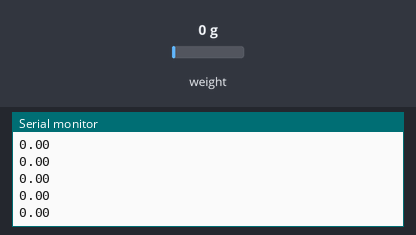
Recording of a sketch running on a simulated Arduino Uno, built with avr-gcc and run on an emulated ATmega328P. Parts: the last lines printed to the serial monitor. The test bench sets the inputs (shaded band); at power-on: weight on the scale 0 g.

Above: at 1.6 s.
1.7 s: weight on the scale set to 100 g
At 2.8 s:
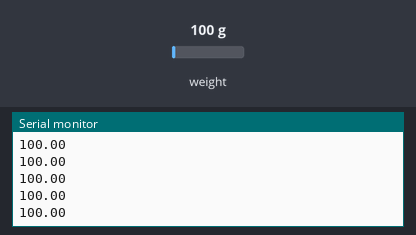
3.2 s: weight on the scale set to 1250 g
At 4.3 s:
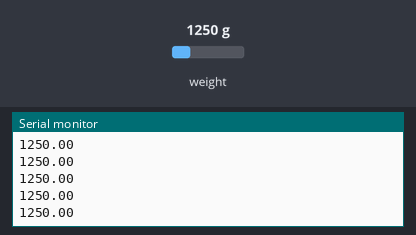
Timing chart, 0 to 6.2 s (numbered marks = the images above; inputs shaded):
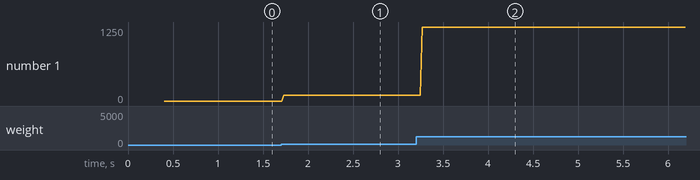

Measured:
- after the input at 1.7 s, the serial monitor: prints a new line at once (image 1)
- after the input at 3.2 s, the serial monitor: prints a new line after 0.07 s (image 2)
- plotted number 1: 0 → 100 after the input at 1.7 s, 100 → 1250 after the input at 3.2 s

The sketch:

arduino_read_load_cell.ino
```cpp
#include <stdio.h>
#include <stdlib.h>
#include <HX711_ADC.h>  // library for the HX711 ADC amplifier

// define the pins for HX711 module
const unsigned int data_pin = 4;  // the Data line pin
const unsigned int clock_pin = 5;  // the Clock line pin

// create an HX711 object (an instance of the HX711_ADC class)
HX711_ADC load_cell(data_pin, clock_pin);  // the constructor
const float calibration_factor = 782.5;  // the calibration factor

void setup() {
  // establish the serial communication between the PC and the arduino board
  Serial.begin(115200);
  // initialize the HX711 load cell amplifier
  load_cell.begin();  // set pins, HX711 default gain and power up the HX711
  load_cell.setCalFactor(calibration_factor);  // adjust the calibration value
  load_cell.tare();  // tare the load cell, zero the scale
}

void loop() {
  load_cell.update();  // read out 24 bits data and add to dataset of samples
  float sensor_reading = load_cell.getData();  // return the filtered data
  Serial.println(sensor_reading);  // send to the PC the measurement in grams
  delay(20);  // make a time delay of 20 msec
}
```
